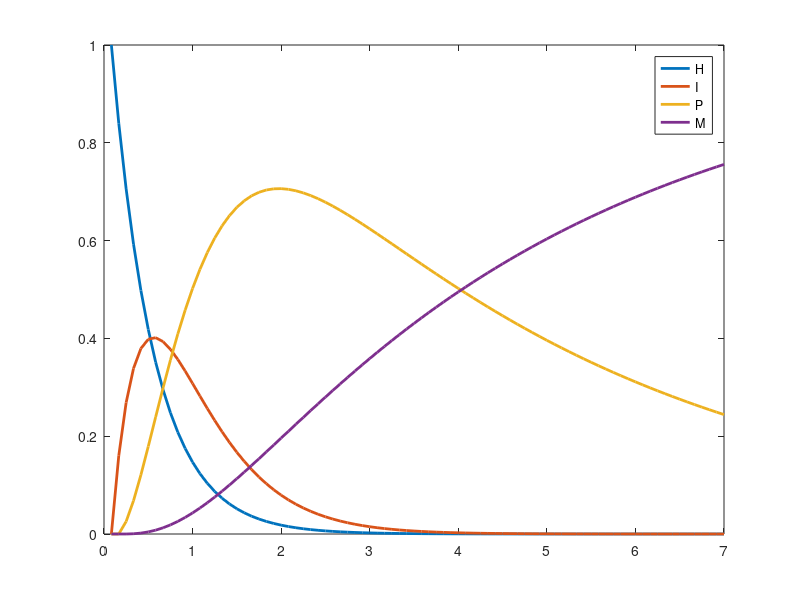

This figure's MATLAB source:
Tmax=20;
kh = 0.8;
ki = 0.8;
kp = 0.1;

A = [-kh,   0,   0, 0;
      kh, -ki,   0, 0;
      0,   ki, -kp, 0;
      0,    0,  kp, 0];

z0 = [1, 0, 0, 0]';

ts = 0.2;
maxT = 7;


nT = 7 * 24 / 2;
allTs = 1:nT;

zs = zeros(nT, 4);
zs(1, :) = z0;

for t = 2:nT
    zs(t, :) = zs(t-1, :)' + ts * A * zs(t-1, :)';
end

set(groot,'defaultLineLineWidth',2.0)
plot(allTs / 12, zs);
legend(['H'; 'I'; 'P'; 'M'])